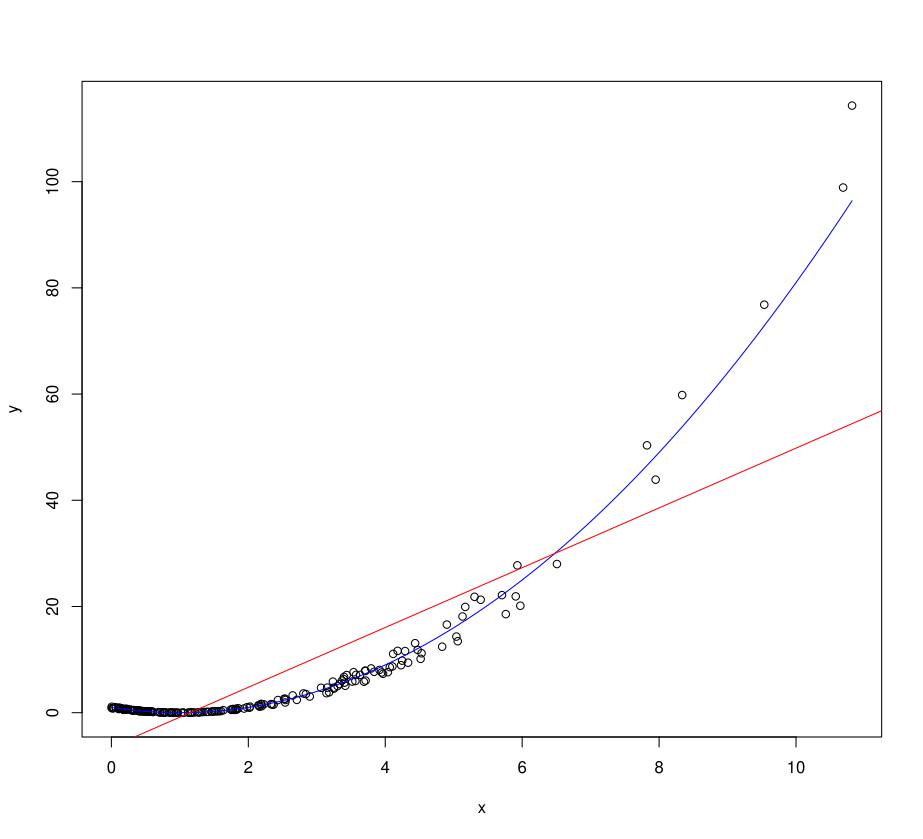

R code for this plot:
sim.non.slr <- function(n, do.test = FALSE) {
  x <- rexp(n, rate = 0.5)
  y <- (x - 1)^2 * runif(n, min = 0.8, max = 1.2)
  if (!do.test) {
    return(data.frame(x = x, y = y))
  } else {
    # Fit a linear model, run F test, return p-value
    return(anova(lm(y ~ x))[["Pr(>F)"]][1])
  }
}

not.slr <- sim.non.slr(n = 200)
plot(y ~ x, data = not.slr)
curve((x - 1)^2, col = "blue", add = TRUE)
abline(lm(y ~ x, data = not.slr), col = "red")
